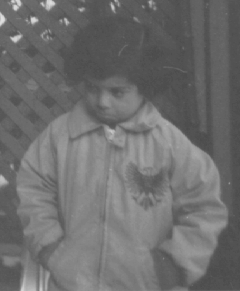
#> input picture pout.tif, 240 x 291 px, found by its file name
$ python '6.Histogramme(methode1).py'
#> lines starting #> are read from the running program, lines starting #| are printed output that depends on the picture
import cv2
import matplotlib.pyplot as plt

# Charger l'image
path1 = r'..\pout.tif'
img1 = cv2.imread(path1)  # Convertir en niveaux de gris
#> img1 is the input picture: shape (291, 240, 3); min 74, max 224, mean 110.3

histB=cv2.calcHist([img1], [0], None, [256], [0,256])
#> histB = 256 values, max 3628 at index 82, min 0 at index 0, mean 272.8
histG=cv2.calcHist([img1], [1], None, [256], [0,256])
#> histG has the same summary as histB
histR=cv2.calcHist([img1], [2], None, [256], [0,256])
#> histR has the same summary as histB

plt.plot(histB, color='b')
plt.show()
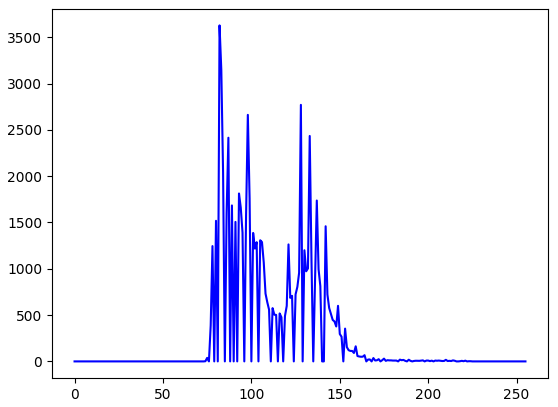
#> figure drawn by matplotlib, 1 panel; curve peaks at x = 82, y = 3628
plt.plot(histG, color='g')
plt.show()
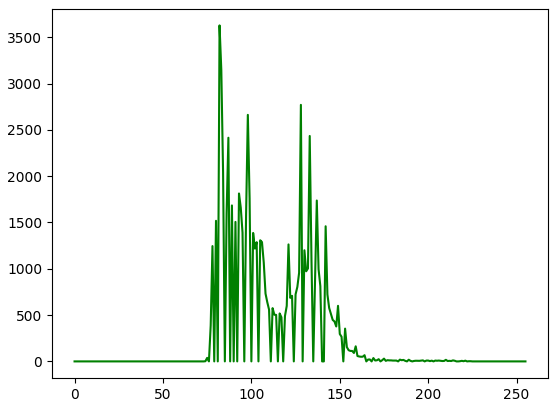
#> figure drawn by matplotlib, 1 panel; curve peaks at x = 82, y = 3628
plt.plot(histR, color='r')
plt.show()
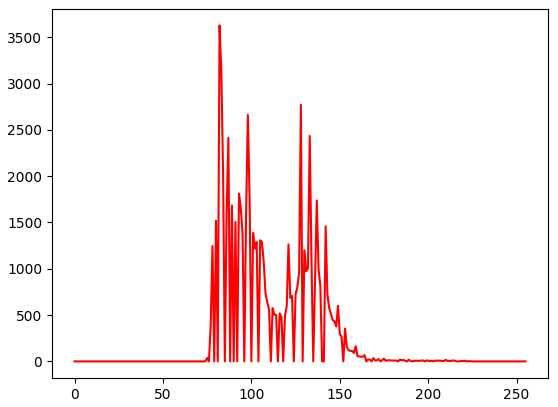
#> figure drawn by matplotlib, 1 panel; curve peaks at x = 82, y = 3628
plt.plot(histB, color='b')
plt.plot(histG, color='g')
plt.plot(histR, color='r')
plt. title('Image Histogram For  Channels BFG')
plt.show()
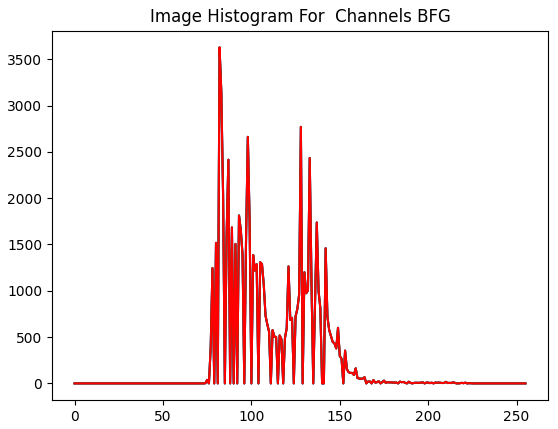
#> figure drawn by matplotlib, 1 panel; curve peaks at x = 82, y = 3628; curve peaks at x = 82, y = 3628; curve peaks at x = 82, y = 3628

$ run again, with nature.png saved as pout.tif
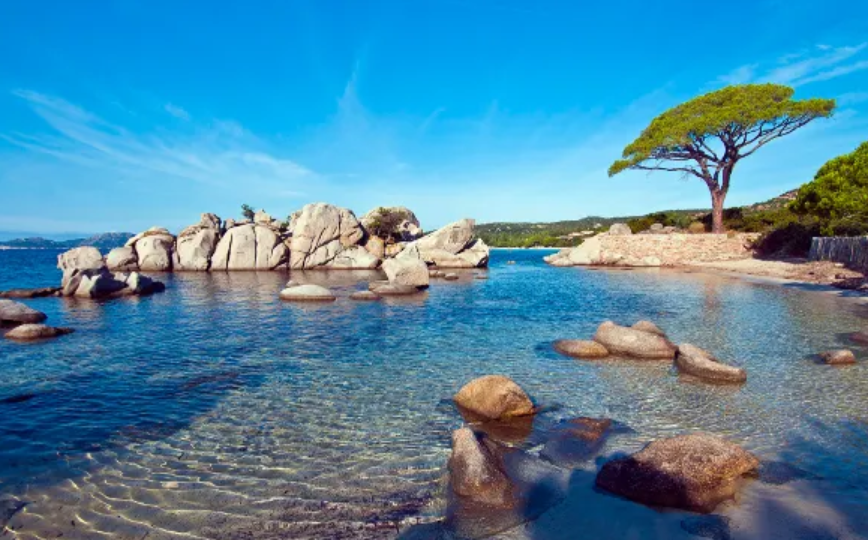
#> input picture nature.png, 868 x 542 px, found by its file name
#> img1 is the input picture: shape (542, 868, 3); mean B, G, R 164.6, 136.5, 80.1
#> histB = 256 values, max 8614 at index 233, min 254 at index 213, mean 1837.7
#> histG = 256 values, max 5535 at index 148, min 1 at index 252, mean 1837.7
#> histR = 256 values, max 65359 at index 0, min 43 at index 254, mean 1837.7
#> `plt.show()`:
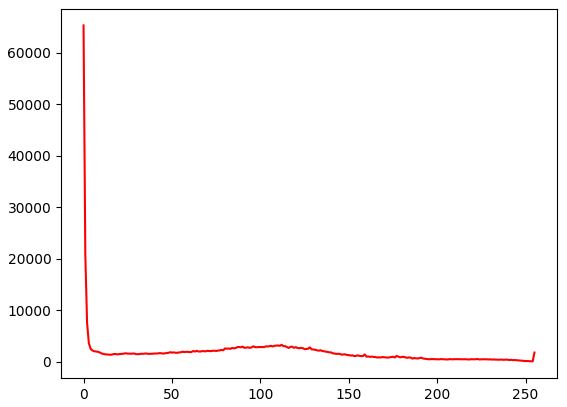
#> figure drawn by matplotlib, 1 panel; curve peaks at x = 0, y = 65359
#> `plt.show()`:
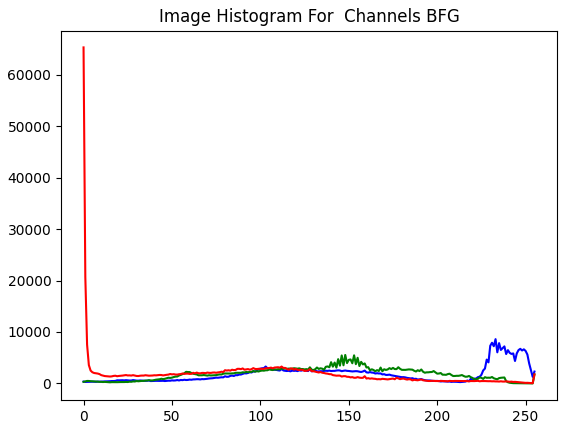
#> figure drawn by matplotlib, 1 panel; curve peaks at x = 233, y = 8614; curve peaks at x = 148, y = 5535; curve peaks at x = 0, y = 65359
